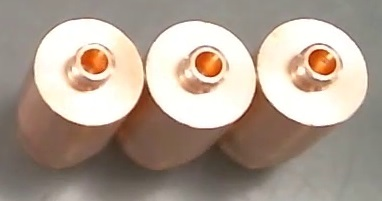
#> input picture experiments/images/contacts/3contacts.jpg, 382 x 201 px
$ python kmeans_cluster_img_parallel.py
#> lines starting #> are read from the running program, lines starting #| are printed output that depends on the picture
### experiments/kmeans/kmeans_utils.py
import utils
from sklearn.cluster import KMeans
import numpy as np


def cluster_img(img, n_clusters):
    if len(img.shape) == 3:
        h, w, d = img.shape
    else:
        (h, w), d = img.shape, 1
    # take ab values
    img_array = np.reshape(img, (h * w, d))

    kmeans = KMeans(n_clusters=n_clusters, random_state=0).fit(img_array)
    labels = kmeans.labels_
    img_labels = np.reshape(labels, (h, w))

    lut = utils.make_n_colors(n_clusters)
    img_lut_labels = np.zeros((h, w, 3), dtype=np.uint8)

    for r in range(h):
        for c in range(w):
            img_lut_labels[r, c] = lut[img_labels[r, c]]

    return img_lut_labels

### experiments/kmeans/kmeans_cluster_img_parallel.py
from skimage import io, color
import numpy as np
from time import time
from kmeans.kmeans_utils import cluster_img
from multiprocessing import Pool

if __name__ == '__main__':
    n_colors = 16

    img_rgb = io.imread("../images/contacts/3contacts.jpg")
#> img_rgb is the input picture: shape (201, 382, 3); mean R, G, B 173.4, 158.7, 145.7
    img_lab = color.rgb2lab(img_rgb)  # [:, :, 0:3]
#> img_lab: shape (201, 382, 3) float64; mean of channels 0, 1, 2 65.6, 3.8, 9.2
    img_hsv = color.rgb2hsv(img_rgb)  # [:, :, 0:3]
#> img_hsv: shape (201, 382, 3) float64; mean of channels 0, 1, 2 0.104, 0.181, 0.68

    pool = Pool()

    t0 = time()
    clustered_img_rgb, clustered_img_lab, clustered_img_hsv = \
        pool.starmap(cluster_img, [(img_lab, n_colors), (img_rgb, n_colors), (img_hsv, n_colors)])
#> in cluster_img, `img_labels = np.reshape(labels, (h, w))`:
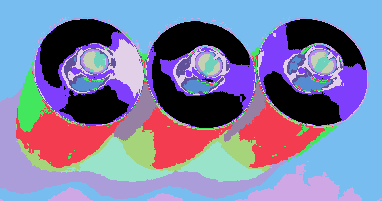
#> img_labels: shape (201, 382) int32; 16 distinct labels, from 0 to 15; one colour per label, 0 black
#> (the run stopped early here; a loop or call above may not have finished)

$ run again, with experiments/images/contacts/big.jpg copied over experiments/images/contacts/3contacts.jpg
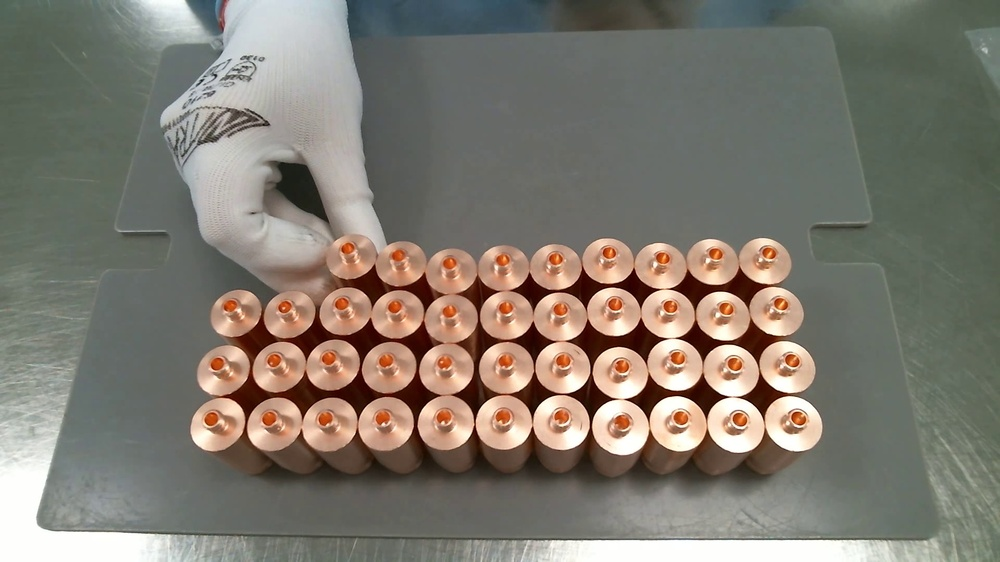
#> input picture experiments/images/contacts/big.jpg, 1000 x 562 px, shrunk from 1920 x 1080 before the run
#> img_rgb is the input picture: shape (562, 1000, 3); mean R, G, B 127.5, 122, 111.8
#> img_lab: shape (562, 1000, 3) float64; mean of channels 0, 1, 2 51, 0.6, 6.6
#> img_hsv: shape (562, 1000, 3) float64; mean of channels 0, 1, 2 0.243, 0.172, 0.518
#> in cluster_img, `img_labels = np.reshape(labels, (h, w))`:
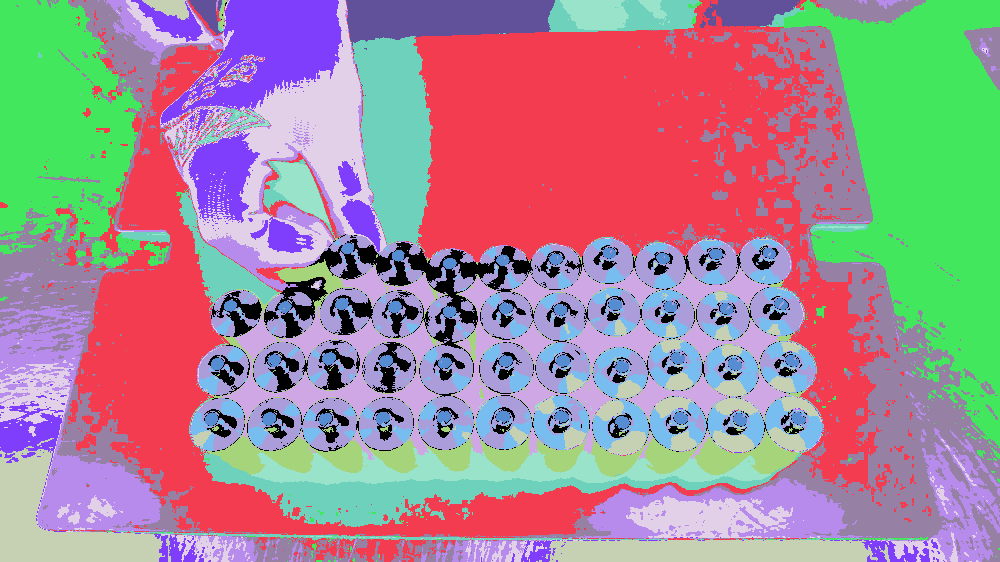
#> img_labels: shape (562, 1000) int32; 16 distinct labels, from 0 to 15; one colour per label, 0 black
